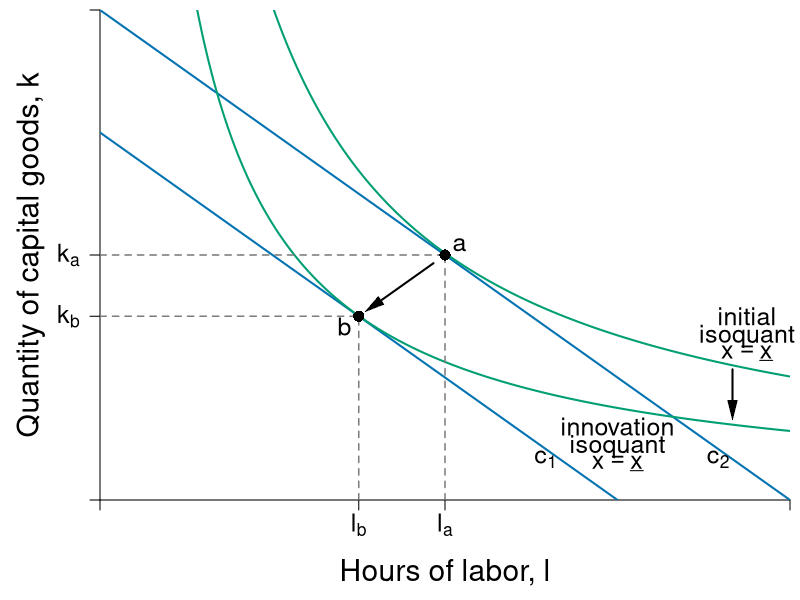

The R script that drew this image:
require(shape)
pdf(file = "specprodexch/tech_change_isoquant.pdf", width = 8, height = 8)

#Set parameters for graphics
pointsize <- 1.8
axislabelsize <- 1.8
labelsize <- 1.5
namesize <- 1.8
annotatesize <- 1.5
graphlinewidth <- 2
segmentlinewidth <- 1.5

COL <- c("#7fc97f", "#beaed4", "#fdc086", "#ffff99", "#386cb0", "#f0027f", "#bf5b17", "#666666")
COLA <- c("#99d8c9","#66c2a4","#41ae76", "#238b45", "#005824")
COLB <- c("#4eb3d3", "#2b8cbe", "#0868ac","#084081")
grays <- gray.colors(25, start = 1, end = 0)
CBCols <- c("#009E73","#0072B2","#E69F00")

#Edited the margins to cater for the larger LHS labels
par(mar =  c(5, 5, 0.5, 0.5))

isocost <- function(l, c = 10, w = 1, r = 1) {
  c - (w/r)*l
}


isoquant <- function(l, alpha = 0.5, x = 5, A = 1) {
  (x / (A*l^alpha))^(1/(1 - alpha))
}


xlims <- c(0, 12)
ylims <- c(0, 12)

npts <- 501 
x <- seq(xlims[1], xlims[2], length.out = npts)
y <- seq(ylims[1], ylims[2], length.out = npts) 
a <- c(13, 16.75, 19.25)

plot(0, 0, xlim = xlims, ylim = ylims, type = "n",
     xlab = expression(paste("")),
     ylab = expression(paste("")), 
     xaxt = "n", 
     yaxt = "n", 
     cex.lab = axislabelsize, 
     bty = "n",
     xaxs="i", 
     yaxs="i")

# ticksy <- seq(from = ylims[1], to = ylims[2], by = 1)
# ylabels <- seq(from = ylims[1], to = ylims[2], by = 1)
# ticksx <- seq(from = xlims[1], to = xlims[2], by = 1)
# xlabels <- seq(from = xlims[1], to = xlims[2], by = 1)
ticksy <- c(0, 4.5, 6 , ylims[2])
ylabels <- c(NA, expression(paste(k[b])), expression(paste(k[a])), NA)
ticksx <- c(0, 4.5, 6, xlims[2])
xlabels <- c(NA, expression(paste(l[b])), expression(paste(l[a])), NA)




axis(1, at = ticksx, pos = 0, labels = xlabels, cex.axis = labelsize)
axis(2, at = ticksy, pos = 0, labels = ylabels, las = 1, cex.axis = labelsize)

npts <- 500 
xx1 <- seq(xlims[1], xlims[2], length.out = npts)

#lines(xx1, bcA(xx1, w = 10, p = 1.5), col = COLB[3], lwd = graphlinewidth)
#lines(xx1, isocost(xx1, c = 10, w = 1, r = 1), col = COLB[3], lwd = graphlinewidth)
lines(xx1, isocost(xx1, c = 9, w = 1, r = 1), col = CBCols[2], lwd = graphlinewidth)
lines(xx1, isocost(xx1, c = 12, w = 1, r = 1), col = CBCols[2], lwd = graphlinewidth)
lines(xx1, isoquant(xx1, x = 5, alpha = 0.5, A = 0.83), col = CBCols[1], lwd = graphlinewidth)
lines(xx1, isoquant(xx1, x = 5, alpha = 0.5, A = 1.11), col = CBCols[1], lwd = graphlinewidth)

#Label the axes
mtext(expression(paste("Hours of labor, ", l)), side=1, line = 3.5, cex = axislabelsize)

text(-1.2, 0.5*ylims[2], expression(paste("Quantity of capital goods, ", k)), xpd = TRUE, cex = axislabelsize, srt = 90) 

#Label the isoquant curve
text(11.25, 4.5, expression("initial"), cex = labelsize, xpd = TRUE)
text(11.25, 4, expression("isoquant"), cex = labelsize, xpd = TRUE)
text(11.25, 3.6, expression(paste(x == underline(x))), cex = labelsize, xpd = TRUE)
Arrows(11, 3.2, 11, 2.2, col = "black", lty = 1, lwd = 2, arr.type = "triangle", arr.lwd = 0.5)
text(9, 1.8, expression("innovation"), cex = labelsize, xpd = TRUE)
text(9, 1.3, expression("isoquant"), cex = labelsize, xpd = TRUE)
text(9, 0.9, expression(paste(x == underline(x))), cex = labelsize, xpd = TRUE)

#Label the price lines
text(7.75, 1, expression(paste(c[1])), cex = labelsize)
text(10.75, 1, expression(paste(c[2])), cex = labelsize)

#Label a
segments(0, 6, 6, 6, lty = 2, col = grays[20] , lwd = segmentlinewidth)
segments(6, 0, 6, 6, lty = 2, col = grays[20] , lwd = segmentlinewidth)
points(6, 6, pch = 16, col = "black", cex = 1.5)
text(6.25, 6.25, expression(paste(a)), cex = labelsize)

#Label b
segments(0, 4.5, 4.5, 4.5, lty = 2, col = grays[20] , lwd = segmentlinewidth)
segments(4.5, 0, 4.5, 4.5, lty = 2, col = grays[20] , lwd = segmentlinewidth)
points(4.5, 4.5, pch = 16, col = "black", cex = 1.5)
text(4.25, 4.25, expression(paste(b)), cex = labelsize)
Arrows(5.8, 5.8, 4.75, 4.75, col = "black", lty = 1, lwd = 2, arr.type = "triangle", arr.lwd = 0.5)


#Add mrs = mrt at i
# text(5, 10.25, expression(paste(trs(l,k) == mrt(l,k))), cex = labelsize)
# text(5, 9.25, expression(paste(frac(mp[l], mp[k]) == frac(w,r))), cex = labelsize)
# Arrows(5, 8.5, 5, 5.5, col = "black", lty = 1, lwd = 2, arr.type = "triangle", arr.lwd = 0.5)

#New tech cost min
#points(4, isoquant(l = 4, A = 1.25), pch = 16, col = "black", cex = 1.5)

# text(1, 10, expression("innovation"), cex = labelsize -0.05, xpd = TRUE)
# text(1, 9.5, expression("decreases"), cex = labelsize-0.05, xpd = TRUE)
# text(1, 9, expression("costs"), cex = labelsize-0.05, xpd = TRUE)


# text(10, 10, expression("Innovation expands"), cex = labelsize, xpd = TRUE)
# text(10, 9.5, expression("the feasible set"), cex = labelsize, xpd = TRUE)
# text(10, 9, expression("creating a new, lower"), cex = labelsize, xpd = TRUE)
# text(10, 8.5, expression("production isoquant"), cex = labelsize, xpd = TRUE)
# text(10, 8, expression(paste("for the same ", x == underline(x))), cex = labelsize, xpd = TRUE)

#Arrows(1.85, 10.1, 1.85, 7.5, col = "black", lty = 2, lwd = 2, arr.type = "triangle", arr.lwd = 0.5)

# text(2.4, 3.5, expression("At a lower isoquant"), cex = labelsize, xpd = TRUE)
# text(2.4, 3, expression("the firm reaches"), cex = labelsize, xpd = TRUE)
# text(2.4, 2.5, expression(paste("lower isocost ", c[1])), cex = labelsize, xpd = TRUE)
# text(2.4, 2, expression("employing less"), cex = labelsize, xpd = TRUE)
# text(2.4, 1.5, expression(paste("labor and capital at")), cex = labelsize, xpd = TRUE)
# text(2.7, 1, expression(paste("identical relative prices ", frac(w,r))), cex = labelsize, xpd = TRUE)


#text(9, 5.9, expression(paste(b)), cex = labelsize)
#text(10.5, 7.775, expression(paste(c)), cex = labelsize)

dev.off()
